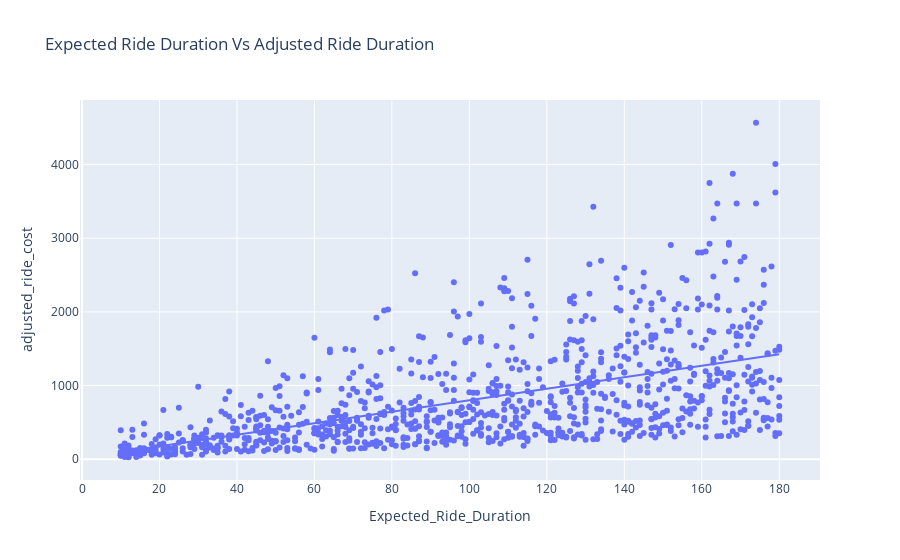

Notebook source saved alongside this figure:
### Code cell
# Let's have a look at the relationship between expected ride duration and cost of the 
# ride based on the dynamics pricing strategy
fig = px.scatter(data,
                 x='Expected_Ride_Duration',
                 y="adjusted_ride_cost",
                 title="Expected Ride Duration Vs Adjusted Ride Duration",
                 trendline="ols")
fig.show()

### Figure 1 — Plotly figure (JSON) as saved in the notebook; plotly's stock layout.template omitted (floating-point values rounded to 4 significant figures; data arrays with more than 128 entries replaced by an {"elided": "..."} marker saying what was removed)
{"data": [{"hovertemplate": "Expected_Ride_Duration=%{x}<br>adjusted_ride_cost=%{y}<extra></extra>", "legendgroup": "", "marker": {"color": "#636efa", "symbol": "circle"}, "mode": "markers", "name": "", "orientation": "v", "showlegend": false, "type": "scatter", "x": {"elided": "1000 int values"}, "xaxis": "x", "y": {"elided": "1000 float values"}, "yaxis": "y"}, {"hovertemplate": "<b>OLS trendline</b><br>adjusted_ride_cost = 7.79184 * Expected_Ride_Duration + 21.8555<br>R<sup>2</sup>=0.314502<br><br>Expected_Ride_Duration=%{x}<br>adjusted_ride_cost=%{y} <b>(trend)</b><extra></extra>", "legendgroup": "", "marker": {"color": "#636efa", "symbol": "circle"}, "mode": "lines", "name": "", "showlegend": false, "type": "scatter", "x": {"elided": "1000 int values"}, "xaxis": "x", "y": {"elided": "1000 float values"}, "yaxis": "y"}], "layout": {"legend": {"tracegroupgap": 0}, "title": {"text": "Expected Ride Duration Vs Adjusted Ride Duration"}, "xaxis": {"anchor": "y", "domain": [0, 1], "title": {"text": "Expected_Ride_Duration"}}, "yaxis": {"anchor": "x", "domain": [0, 1], "title": {"text": "adjusted_ride_cost"}}}}
